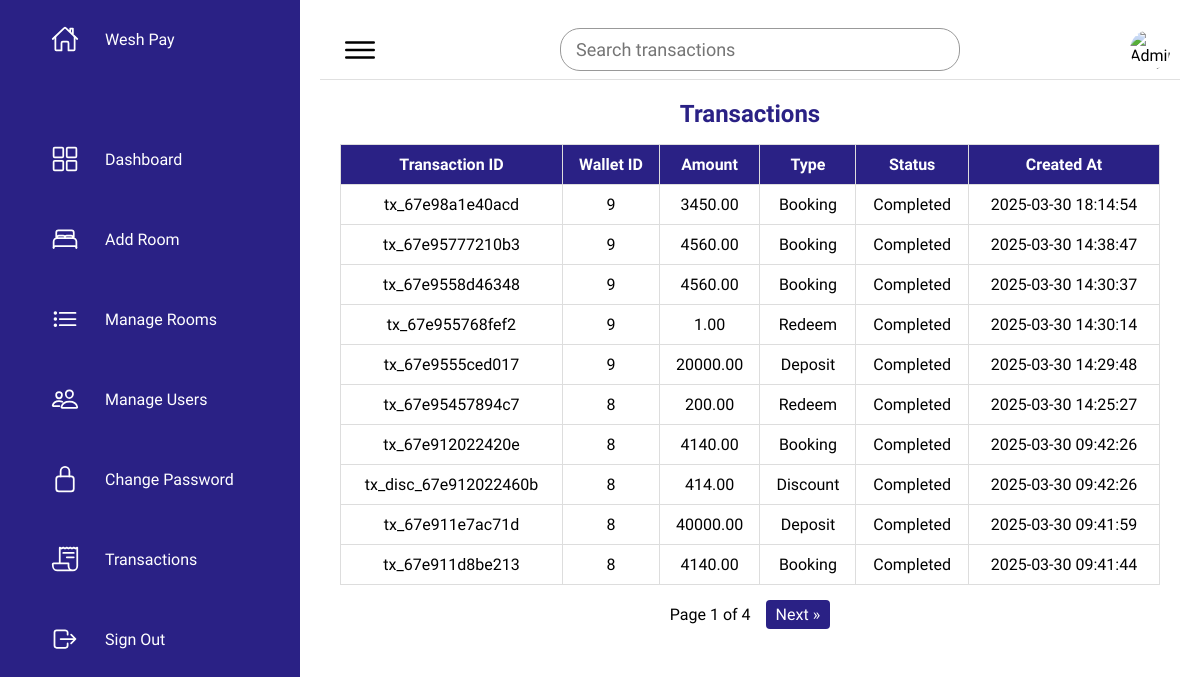
/admin/admin_transactions.php (signed in), run on the app's committed database.
### tables this page shows
CREATE TABLE `transactions` (
  `transaction_id` varchar(50) NOT NULL,
  `wallet_id` int(11) NOT NULL,
  `amount` decimal(10,2) NOT NULL,
  `transaction_type` varchar(10) DEFAULT NULL,
  `status` enum('pending','completed','failed') DEFAULT 'pending',
  `created_at` timestamp NOT NULL DEFAULT current_timestamp()
);

### admin/admin_transactions.php (the view, shortened to what this page needs)
<?php
require_once '../config/db_connect.php';
$q = isset($_GET['q']) ? trim($_GET['q']) : '';
$limit = 10;
$page = isset($_GET['page']) && is_numeric($_GET['page']) ? (int) $_GET['page'] : 1;
$offset = ($page - 1) * $limit;
$where = "";
$params = [];
$totalQuery = "SELECT COUNT(*) FROM transactions" . $where;
$stmt = $pdo->prepare($totalQuery);
$stmt->execute($params);
$totalRows = $stmt->fetchColumn();
$totalPages = ceil($totalRows / $limit);
$sql = "SELECT transaction_id, wallet_id, amount, transaction_type, status, created_at
        FROM transactions" . $where . "
        ORDER BY created_at DESC
        LIMIT :limit OFFSET :offset";
$stmt = $pdo->prepare($sql);
$stmt->bindValue(':limit', (int)$limit, PDO::PARAM_INT);
$stmt->bindValue(':offset', (int)$offset, PDO::PARAM_INT);
$stmt->execute();
$transactions = $stmt->fetchAll(PDO::FETCH_ASSOC);
?>
<!DOCTYPE html>
<html lang="en">
<head>
  <link rel="stylesheet" href="../assets/css/admin_style.css">
</head>
<body>
  <div class="container">
    <div class="navigation">
      <?php include '../includes/navbar_admin.php'; ?>
    </div>
    <div class="main">
      <div class="topbar">
        <div class="toggle"><ion-icon name="menu-outline"></ion-icon></div>
        <div class="search">
          <form method="GET" action="admin_transactions.php">
            <input type="text" name="q" placeholder="Search transactions" value="<?php echo htmlspecialchars($q); ?>">
          </form>
        </div>
        <div class="user">
          <img src="../assets/imgs/default-profile.png" alt="Admin Profile">
        </div>
      </div>
      <div class="content">
        <h2>Transactions</h2>
        <?php if (count($transactions) > 0): ?>
          <table>
            <thead>
              <tr>
                <th>Transaction ID</th>
                <th>Wallet ID</th>
                <th>Amount</th>
                <th>Type</th>
                <th>Status</th>
                <th>Created At</th>
              </tr>
            </thead>
            <tbody>
              <?php foreach ($transactions as $tx): ?>
              <tr>
                <td><?php echo htmlspecialchars($tx['transaction_id']); ?></td>
                <td><?php echo htmlspecialchars($tx['wallet_id']); ?></td>
                <td><?php echo htmlspecialchars($tx['amount']); ?></td>
                <td><?php echo htmlspecialchars(ucfirst($tx['transaction_type'])); ?></td>
                <td><?php echo htmlspecialchars(ucfirst($tx['status'])); ?></td>
                <td><?php echo htmlspecialchars($tx['created_at']); ?></td>
              </tr>
              <?php endforeach; ?>
            </tbody>
          </table>
          <div class="pagination">
            <span>Page <?php echo $page; ?> of <?php echo $totalPages; ?></span>
            <?php if ($page < $totalPages): ?>
              <a href="?<?php echo http_build_query(array_merge($_GET, ['page' => $page + 1])); ?>">Next &raquo;</a>
            <?php endif; ?>
          </div>
        <?php else: ?>
          <p>No transactions found.</p>
        <?php endif; ?>
      </div>
    </div>
  </div>
</body>
</html>

### assets/css/admin_style.css (style rules this page uses)
* { font-family: "Ubuntu", sans-serif; margin: 0; padding: 0; box-sizing: border-box; }
:root { --blue: #2a2185; --blue2: #1c193f; --white: #fff; --gray: #f5f5f5; --black1: #222; --black2: #999; }
html, body { height: 100%; overflow-y: auto; }
body { background: var(--gray); }
.container { display: flex; min-height: 100vh; width: 100%; }
.navigation { position: fixed; width: 300px; height: 100vh; background: var(--blue); border-left: 10px solid var(--blue); transition: 0.5s; overflow-y: auto; overflow-x: hidden; scrollbar-width: thin; scrollbar-color: #888 #f1f1f1; }
.main { position: fixed; top: 0; bottom: 0; left: 300px; right: 0; background: var(--white); padding: 20px; overflow-y: auto; transition: 0.5s; }
.topbar { display: flex; justify-content: space-between; align-items: center; height: 60px; padding: 0 10px; border-bottom: 1px solid #e0e0e0; }
.toggle { width: 60px; height: 60px; display: flex; justify-content: center; align-items: center; font-size: 2.5rem; cursor: pointer; }
.search { position: relative; width: 400px; margin: 0 10px; }
.search input { width: 100%; padding: 10px 40px 10px 15px; border: 1px solid var(--black2); border-radius: 20px; font-size: 18px; outline: none; transition: border 0.3s; }
.user { width: 40px; height: 40px; border-radius: 50%; overflow: hidden; cursor: pointer; }
.user img { width: 100%; height: 100%; object-fit: cover; }
.content { text-align: center; padding: 20px; }
.content h2 { margin-bottom: 1rem; color: var(--blue); }
table { width: 100%; border-collapse: collapse; text-align: center; }
table th, table td { padding: 10px; border: 1px solid #ddd; word-wrap: break-word; overflow-wrap: break-word; white-space: normal; }
table thead { background: var(--blue); color: var(--white); }
table thead th { padding: 10px; }
table tbody tr { border-bottom: 1px solid #ddd; transition: background 0.3s; }

### admin/admin_transactions.php (style rules this page uses)
.pagination { margin-top: 15px; display: flex; justify-content: center; gap: 15px; align-items: center; }
.pagination a { text-decoration: none; padding: 5px 10px; background: var(--blue); color: var(--white); border-radius: 4px; transition: background 0.3s; }

### data on the page
transactions: transaction_id "tx_67e98a1e40acd", wallet "9", amount "3450.00", transaction_type "Booking", status "Completed", created_at "2025-03-30 18:14:54"
transactions: transaction_id "tx_67e95777210b3", wallet "9", amount "4560.00", transaction_type "Booking", status "Completed", created_at "2025-03-30 14:38:47"
transactions: transaction_id "tx_67e9558d46348", wallet "9", amount "4560.00", transaction_type "Booking", status "Completed", created_at "2025-03-30 14:30:37"
transactions: transaction_id "tx_67e955768fef2", wallet "9", amount "1.00", transaction_type "Redeem", status "Completed", created_at "2025-03-30 14:30:14"
transactions: transaction_id "tx_67e9555ced017", wallet "9", amount "20000.00", transaction_type "Deposit", status "Completed", created_at "2025-03-30 14:29:48"
transactions: transaction_id "tx_67e95457894c7", wallet "8", amount "200.00", transaction_type "Redeem", status "Completed", created_at "2025-03-30 14:25:27"
transactions: transaction_id "tx_67e912022420e", wallet "8", amount "4140.00", transaction_type "Booking", status "Completed", created_at "2025-03-30 09:42:26"
transactions: transaction_id "tx_disc_67e912022460b", wallet "8", amount "414.00", transaction_type "Discount", status "Completed", created_at "2025-03-30 09:42:26"
transactions: transaction_id "tx_67e911e7ac71d", wallet "8", amount "40000.00", transaction_type "Deposit", status "Completed", created_at "2025-03-30 09:41:59"
transactions: transaction_id "tx_67e911d8be213", wallet "8", amount "4140.00", transaction_type "Booking", status "Completed", created_at "2025-03-30 09:41:44"

### other printed values
$page "1"
$totalPages "4"
